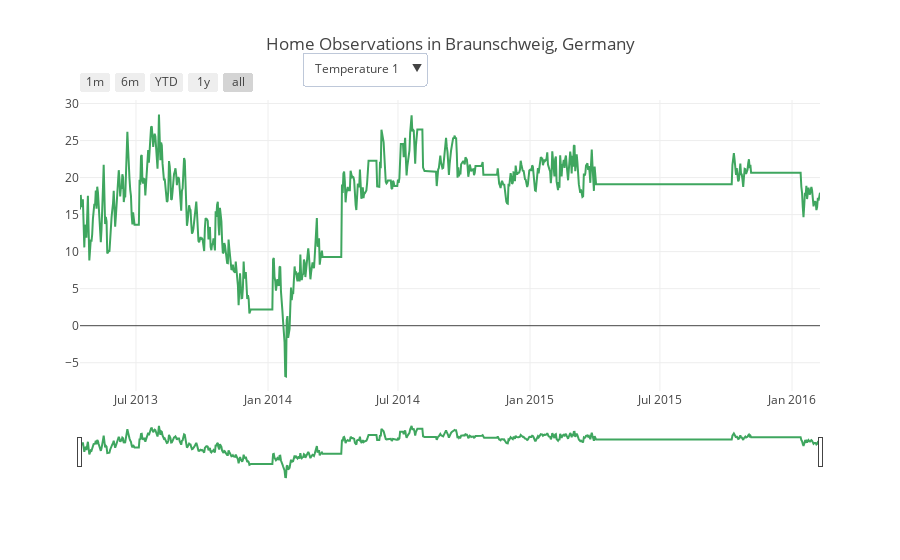

This figure's notebook cell:
### Markdown cell above
## Home Sensor Visual Inspection

Not all sensors are in operation throughout the period, so data is missing.

Also, in 2017, the residents moved to a new flat.  A visual inspection of the data reveals that the outside sensor, Temp1, became an inside sensor when the apartment changed. Can you detect when this happened?

### Code cell
plotly.offline.init_notebook_mode(connected=True)
fig = plotly_home(home)
plotly.offline.iplot(fig)

### Figure 1 — Plotly figure (JSON) as saved in the notebook; plotly's stock layout.template omitted (floating-point values rounded to 4 significant figures; data arrays with more than 128 entries replaced by an {"elided": "..."} marker saying what was removed)
{"data": [{"line": {"color": "#3FA65F"}, "name": "Temperature1", "type": "scatter", "uid": "e0b75c08-4162-4ff1-9c23-391085d22da5", "x": {"elided": "1032 str values"}, "y": {"elided": "1032 float values"}}], "layout": {"autosize": true, "title": {"text": "Home Observations in Braunschweig, Germany"}, "updatemenus": [{"buttons": [{"args": [{"y": {"elided": "1x1032 float values"}}, {"title": "Temperature 1 Home Observations in Braunschweig, Germany"}], "label": "Temperature 1", "method": "update"}, {"args": [{"y": {"elided": "1x1032 float values"}}, {"title": "Humidity 1 Home Observations in Braunschweig, Germany"}], "label": "Humidity 1", "method": "update"}, {"args": [{"y": {"elided": "1x1032 float values"}}, {"title": "Temperature 2 Home Observations in Braunschweig, Germany"}], "label": "Temperature 2", "method": "update"}, {"args": [{"y": {"elided": "1x1032 float values"}}, {"title": "Humidity 2 Home Observations in Braunschweig, Germany"}], "label": "Humidity 2", "method": "update"}, {"args": [{"y": {"elided": "1x1032 float values"}}, {"title": "Temperature 3 Home Observations in Braunschweig, Germany"}], "label": "Temperature 3", "method": "update"}, {"args": [{"y": {"elided": "1x1032 float values"}}, {"title": "Humidity 3 Home Observations in Braunschweig, Germany"}], "label": "Humidity 3", "method": "update"}, {"args": [{"y": {"elided": "1x1032 float values"}}, {"title": "Temperature 4 Home Observations in Braunschweig, Germany"}], "label": "Temperature 4", "method": "update"}, {"args": [{"y": {"elided": "1x1032 float values"}}, {"title": "Humidity 4 Home Observations in Braunschweig, Germany"}], "label": "Humidity 4", "method": "update"}], "direction": "down", "pad": {"r": 10, "t": 10}, "showactive": true, "x": 0.3, "xanchor": "left", "y": 1.2, "yanchor": "top"}], "xaxis": {"autorange": true, "range": ["2013-04-14", "2016-02-09"], "rangeselector": {"buttons": [{"count": 1, "label": "1m", "step": "month", "stepmode": "backward"}, {"count": 6, "label": "6m", "step": "month", "stepmode": "backward"}, {"count": 1, "label": "YTD", "step": "year", "stepmode": "todate"}, {"count": 1, "label": "1y", "step": "year", "stepmode": "backward"}, {"step": "all"}]}, "rangeslider": {"autorange": true, "range": ["2013-04-14", "2016-02-09"], "visible": true, "yaxis": {"_template": null, "rangemode": "match"}}, "type": "date"}, "yaxis": {"autorange": true, "range": [-8.817, 30.47], "type": "linear"}}}
